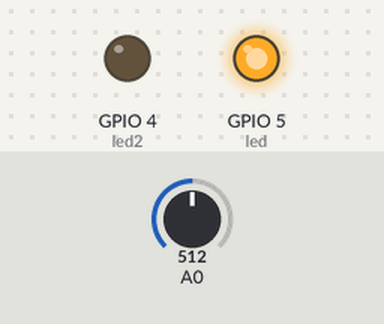
Recording of a sketch running on a simulated ESP8266 (NodeMCU). Shown: output pins drawn as LEDs (lit = HIGH). The inputs (shaded band) are chosen by the test bench; at power-on: A0 = 512. WiFi joins after 1.5 s; servers stay silent unless stated; web services answer with replies made up by the test bench; what the sketch prints to the serial monitor is not drawn.

Above: at 2.7 s.
2.8 s: A0 set to 106
5.2 s: A0 set to 92
At 6.5 s:
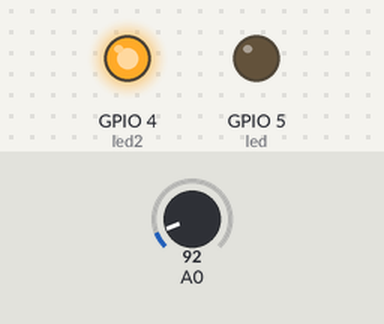
6.9 s: A0 set to 110
At 8.4 s:
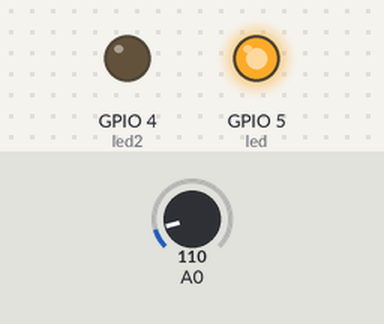
9.3 s: A0 set to 90
At 11.4 s:
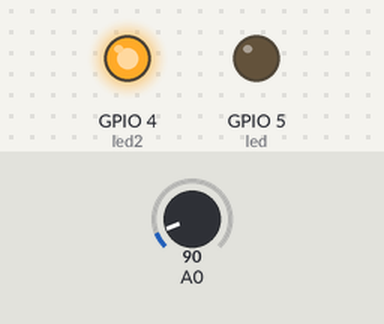
Timing chart, 0 to 12.8 s (numbered marks = the images above; inputs shaded):
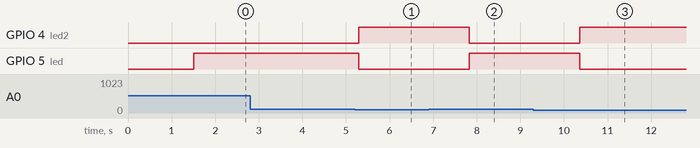

The sketch:

lesson_10.ino
```cpp
//пины и настройки
#define waterSensor 0
#define led 5
#define led2 4
#define minWater 100 //минимальный уровень воды для включения светодиода от 0 до 1023

//файл с настройками сети и токеном бота
#include "secrets.h"

//подключение библиотек
#include <ESP8266WiFi.h>
#include <WiFiClientSecure.h>
#include <TelegramBot.h>

//объявление бота
WiFiClientSecure net_ssl;
TelegramBot bot (BotToken, net_ssl);

void setup() {
  pinMode(led, OUTPUT);
  pinMode(led2, OUTPUT);
  wifiConnect();
  Serial.begin(9600);
}

void loop() {
  //получаем значение уровня
  int x = analogRead(waterSensor);

  //управляем светодиодом
  if (x > minWater) {
    digitalWrite(led, HIGH);
    digitalWrite(led2, LOW);
  } else {
    digitalWrite(led, LOW);
    digitalWrite(led2, HIGH);
  }

  //получение сообщения
  message m = bot.getUpdates();

  //если запрос уровня воды
  if (m.text.equals("Water")) {
    //то отправляем данные
    bot.sendMessage(m.chat_id, String(x) + " /1023");
  }
}

//процедура для подключения к wifi
void wifiConnect() {
  WiFi.begin(ssid, password);
  while (WiFi.status() != WL_CONNECTED) {
    delay(500);
    Serial.print(".");
  }
  Serial.println("");
  Serial.println("WiFi connected");
  Serial.println(WiFi.localIP());
}
```

secrets.h
```cpp
const char* ssid = "yura";
const char* password = "0987654321s";
const char BotToken[] = "";
```

Measured:
- the behaviour switches between 101 and 100 on A0 (found by bisection; images 0 and 1)
- after the input at 2.8 s, every drawn part: stays the same
- after the input at 5.2 s, GPIO 4 (led2): LOW → HIGH after 0.10 s; GPIO 5 (led): HIGH → LOW after 0.10 s
- after the input at 6.9 s, GPIO 4 (led2): HIGH → LOW after 0.93 s; GPIO 5 (led): LOW → HIGH after 0.93 s
- after the input at 9.3 s, GPIO 4 (led2): LOW → HIGH after 1.1 s; GPIO 5 (led): HIGH → LOW after 1.1 s
